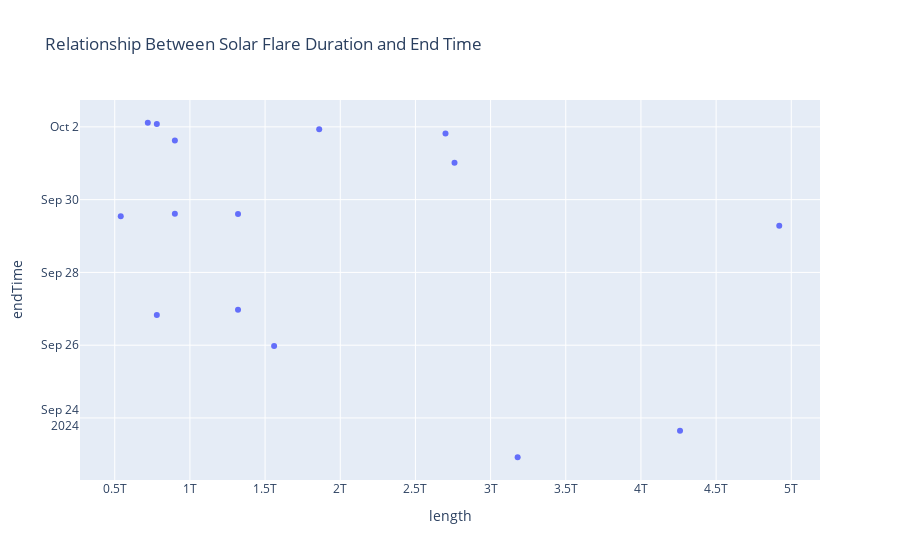

Source (notebook cell):
### Code cell
px.scatter(df.head(15), x='length', y='endTime', title = 'Relationship Between Solar Flare Duration and End Time')

### Figure 1 — Plotly figure (JSON) as saved in the notebook; plotly's stock layout.template omitted (floating-point values rounded to 4 significant figures)
{"data": [{"hovertemplate": "length=%{x}<br>endTime=%{y}<extra></extra>", "legendgroup": "", "marker": {"color": "#636efa", "symbol": "circle"}, "mode": "markers", "name": "", "orientation": "v", "showlegend": false, "type": "scatter", "x": [3180000000000, 4260000000000, 1560000000000, 780000000000, 1320000000000, 4920000000000, 540000000000, 1320000000000, 900000000000, 2760000000000, 900000000000, 2700000000000, 1860000000000, 780000000000, 720000000000], "xaxis": "x", "y": ["2024-09-22T22:05:00+00:00", "2024-09-23T15:34:00+00:00", "2024-09-25T23:23:00+00:00", "2024-09-26T19:54:00+00:00", "2024-09-26T23:20:00+00:00", "2024-09-29T06:48:00+00:00", "2024-09-29T12:58:00+00:00", "2024-09-29T14:31:00+00:00", "2024-09-29T14:46:00+00:00", "2024-10-01T00:23:00+00:00", "2024-10-01T14:56:00+00:00", "2024-10-01T19:37:00+00:00", "2024-10-01T22:29:00+00:00", "2024-10-02T01:56:00+00:00", "2024-10-02T02:43:00+00:00"], "yaxis": "y"}], "layout": {"autosize": true, "legend": {"tracegroupgap": 0}, "title": {"text": "Relationship Between Solar Flare Duration and End Time"}, "xaxis": {"anchor": "y", "autorange": true, "domain": [0, 1], "range": [275300000000.0, 5185000000000.0], "title": {"text": "length"}, "type": "linear"}, "yaxis": {"anchor": "x", "autorange": true, "domain": [0, 1], "range": ["2024-09-22 03:52:32.6214", "2024-10-02 20:55:27.3786"], "title": {"text": "endTime"}, "type": "date"}}}
